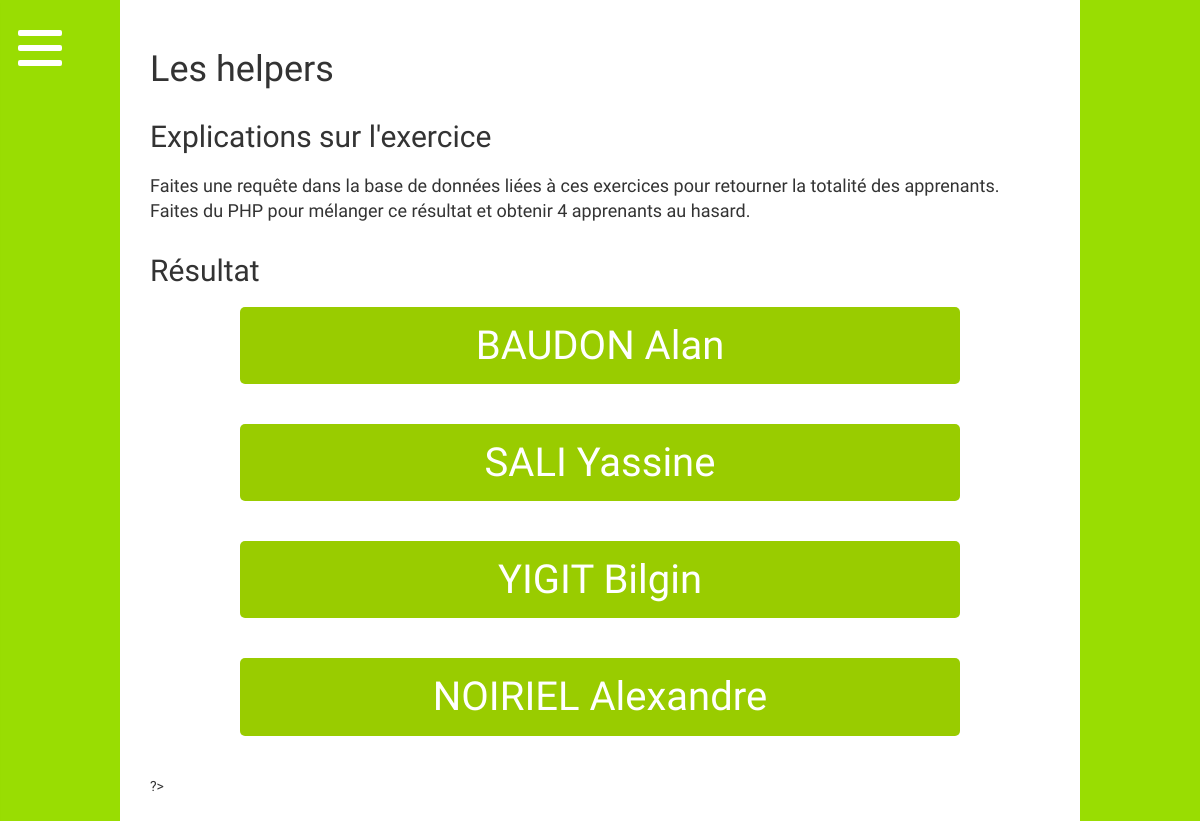
Screenshot of /helpers/index.php with the database file from the repository.
### tables this page shows
CREATE TABLE `users` (
  `id` int(11) NOT NULL,
  `nom` varchar(100) NOT NULL,
  `prenom` varchar(100) NOT NULL,
  `date_naissance` date NOT NULL
);

### helpers/index.php (the view, shortened to what this page needs)
<?php include '../config.php'; ?>
<?php include '../header.php'; ?>
    <div class="general-content">
    <h1>Les helpers</h1>
    <h2>Explications sur l'exercice</h2>
    <p>Faites une requête dans la base de données liées à ces exercices pour retourner la totalité des apprenants.
        Faites du PHP pour mélanger ce résultat et obtenir 4 apprenants au hasard.
    </p>
    <h2>Résultat</h2>
    <?php
    $req = $dbconnexion->query("SELECT nom,prenom FROM users");
    $choixaleatoire=$req->fetchAll();
    shuffle($choixaleatoire);
    $choix=array_slice($choixaleatoire,0,4);
    foreach ($choix as $value){
        echo '<div class="choix-aleatoire">'.$value[0].' '.$value[1].'</div>';
    }
    ?>
    ?>
<?php include '../footer.php'; ?>

### css/menufullpage.css (style rules this page uses)
html { height:100%; }
body { background-color:#99cc00; margin: 0 auto; font-family: 'Montserrat Alternates', sans-serif; margin:0; padding:0; background: url(/img/background.svg) no-repeat center fixed; -webkit-background-size: cover; background-size: cover; height:100%; }
.general-content { width: 80%; margin: 0 auto; background-color: white; padding:30px; }
h1 { margin-bottom:30px; }
h2 { margin-top:30px; margin-bottom:20px; }
p { font-size:18px; }
.choix-aleatoire { width: 80%; margin: 0 auto; background-color: #99cc00; padding:10px; margin-bottom:40px; border-radius: 5px; text-align:center; font-size:40px; color:white; }

### rows the page displays
users: nom "BAUDON", prenom "Alan"
users: nom "SALI", prenom "Yassine"
users: nom "YIGIT", prenom "Bilgin"
users: nom "NOIRIEL", prenom "Alexandre"
